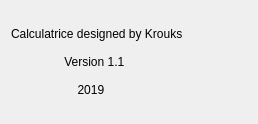
<?xml version="1.0" encoding="UTF-8"?>
<ui version="4.0">
 <class>Dialog</class>
 <widget class="QDialog" name="Dialog">
  <property name="geometry">
   <rect>
    <x>0</x>
    <y>0</y>
    <width>258</width>
    <height>124</height>
   </rect>
  </property>
  <property name="windowTitle">
   <string>Dialog</string>
  </property>
  <layout class="QGridLayout" name="gridLayout">
   <item row="0" column="0">
    <widget class="QLabel" name="label">
     <property name="styleSheet">
      <string notr="true">QLabel{
qproperty-alignment:  'AlignVCenter ';
border: 0px solid gray;
	font: 75 italic 11pt &quot;TeX Gyre Bonum&quot;;
}
	
</string>
     </property>
     <property name="text">
      <string>Calculatrice designed by Krouks

                Version 1.1

                    2019</string>
     </property>
    </widget>
   </item>
  </layout>
 </widget>
 <resources/>
 <connections/>
</ui>
